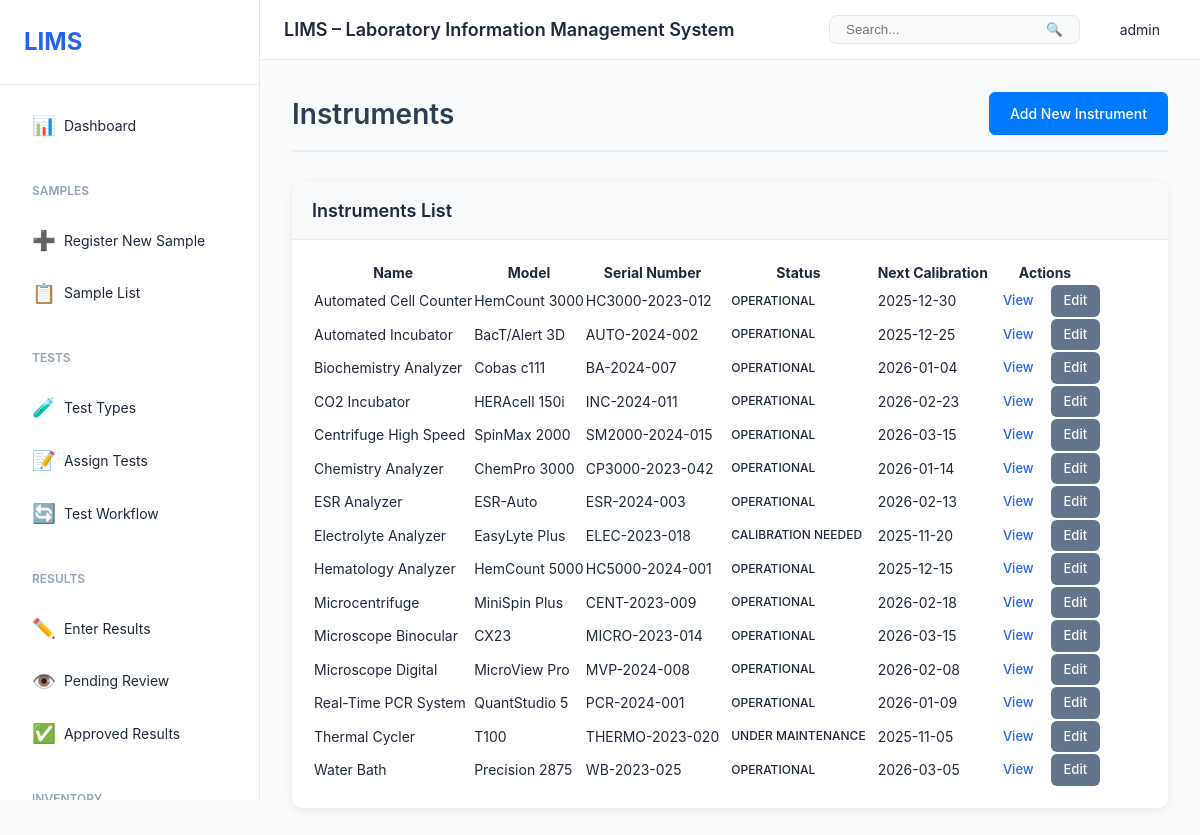
Screenshot of /instruments/ (signed in) with the database file from the repository.
### users/models.py (models this page shows, shortened)
class User(AbstractUser):
    role = models.ForeignKey(Role, on_delete=models.SET_NULL, null=True, blank=True)
    phone = models.CharField(max_length=20, blank=True)
    department = models.CharField(max_length=100, blank=True)
    employee_id = models.CharField(max_length=50, blank=True, unique=True)
    is_active = models.BooleanField(default=True)
    created_at = models.DateTimeField(auto_now_add=True)
    updated_at = models.DateTimeField(auto_now=True)
    class Meta:
        db_table = 'users'
        ordering = ['username']

### instruments/models.py (models this page shows, shortened)
class Instrument(models.Model):
    STATUS_CHOICES = [
        ('operational', 'Operational'),
        ('maintenance', 'Under Maintenance'),
        ('calibration', 'Calibration Needed'),
        ('offline', 'Offline'),
    ]
    name = models.CharField(max_length=200)
    model = models.CharField(max_length=200)
    serial_number = models.CharField(max_length=100, unique=True)
    manufacturer = models.CharField(max_length=200)
    location = models.CharField(max_length=200)
    status = models.CharField(max_length=50, choices=STATUS_CHOICES, default='operational')
    purchase_date = models.DateField(null=True, blank=True)
    last_calibration_date = models.DateField(null=True, blank=True)
    next_calibration_date = models.DateField(null=True, blank=True)
    calibration_frequency = models.IntegerField(help_text='Days between calibrations', default=365)
    notes = models.TextField(blank=True)
    created_at = models.DateTimeField(auto_now_add=True)
    updated_at = models.DateTimeField(auto_now=True)
    class Meta:
        db_table = 'instruments'
        ordering = ['name']

### instruments/views.py (the view)
# urls.py: path('', views.instrument_list, name='instrument_list'),
@login_required
def instrument_list(request):
    instruments = Instrument.objects.all()
    status_filter = request.GET.get('status', '')
    if status_filter:
        instruments = instruments.filter(status=status_filter)
    context = {
        'instruments': instruments,
        'statuses': Instrument.STATUS_CHOICES,
        'status_filter': status_filter,
    }
    return render(request, 'instruments/instrument_list.html', context)

### templates/instruments/instrument_list.html (shortened to what this page needs)
{% extends 'base.html' %}
{% block content %}
<div class="page-header">
    <h1>Instruments</h1>
    <a href="{% url 'instruments:instrument_create' %}" class="btn btn-primary">Add New Instrument</a>
</div>
<div class="card">
    <div class="card-header">
        <h3>Instruments List</h3>
    </div>
    <div class="card-body">
        {% if instruments %}
            <table class="data-table">
                <thead>
                    <tr>
                        <th>Name</th>
                        <th>Model</th>
                        <th>Serial Number</th>
                        <th>Status</th>
                        <th>Next Calibration</th>
                        <th>Actions</th>
                    </tr>
                </thead>
                <tbody>
                    {% for instrument in instruments %}
                    <tr>
                        <td>{{ instrument.name }}</td>
                        <td>{{ instrument.model|default:'-' }}</td>
                        <td>{{ instrument.serial_number|default:'-' }}</td>
                        <td>
                            <span class="badge badge-{% if instrument.status == 'operational' %}success{% elif instrument.status == 'maintenance' %}warning{% else %}danger{% endif %}">
                                {{ instrument.get_status_display }}
                            </span>
                        </td>
                        <td>{{ instrument.next_calibration_date|date:"Y-m-d"|default:'-' }}</td>
                        <td>
                            <a href="{% url 'instruments:instrument_detail' instrument.pk %}" class="btn btn-sm btn-info">View</a>
                            <a href="{% url 'instruments:instrument_edit' instrument.pk %}" class="btn btn-sm btn-secondary">Edit</a>
                        </td>
                    </tr>
                    {% endfor %}
                </tbody>
            </table>
        {% else %}
            <p class="text-muted">No instruments found. <a href="{% url 'instruments:instrument_create' %}">Add one now</a>.</p>
        {% endif %}
    </div>
</div>
{% endblock %}

### templates/base.html (shortened to what this page needs)
{% load static %}
<!DOCTYPE html>
<html lang="en">
<head>
    <link rel="stylesheet" href="{% static 'css/style.css' %}">
    <link rel="stylesheet" href="{% static 'css/labs.css' %}">
    <link rel="stylesheet" href="https://cdnjs.cloudflare.com/ajax/libs/font-awesome/5.15.4/css/all.min.css">
</head>
<body>
    <div class="layout">
        <aside class="sidebar" id="sidebar">
            <div class="sidebar-header">
                <h2>LIMS</h2>
            </div>
            <nav class="sidebar-nav">
                <a href="{% url 'dashboard:dashboard' %}" class="nav-item {% if request.resolver_match.url_name == 'dashboard' %}active{% endif %}">
                    <span class="icon">📊</span>
                    <span>Dashboard</span>
                </a>
                <div class="nav-group">
                    <div class="nav-group-title">Samples</div>
                    <a href="{% url 'samples:sample_create' %}" class="nav-item">
                        <span class="icon">➕</span>
                        <span>Register New Sample</span>
                    </a>
                    <a href="{% url 'samples:sample_list' %}" class="nav-item">
                        <span class="icon">📋</span>
                        <span>Sample List</span>
                    </a>
                </div>
                <div class="nav-group">
                    <div class="nav-group-title">Tests</div>
                    <a href="{% url 'tests:test_type_list' %}" class="nav-item">
                        <span class="icon">🧪</span>
                        <span>Test Types</span>
                    </a>
                    <a href="{% url 'tests:assign_test' %}" class="nav-item">
                        <span class="icon">📝</span>
                        <span>Assign Tests</span>
                    </a>
                    <a href="{% url 'tests:test_workflow' %}" class="nav-item">
                        <span class="icon">🔄</span>
                        <span>Test Workflow</span>
                    </a>
                </div>
                <div class="nav-group">
                    <div class="nav-group-title">Results</div>
                    <a href="{% url 'results:result_list' %}" class="nav-item">
                        <span class="icon">✏️</span>
                        <span>Enter Results</span>
                    </a>
                    <a href="{% url 'results:review_results' %}" class="nav-item">
                        <span class="icon">👁️</span>
                        <span>Pending Review</span>
                    </a>
                    <a href="{% url 'results:approved_results' %}" class="nav-item">
                        <span class="icon">✅</span>
                        <span>Approved Results</span>
                    </a>
                </div>
                <div class="nav-group">
                    <div class="nav-group-title">Inventory</div>
                </div>
            </nav>
        </aside>
        <div class="main-content">
            <header class="top-header">
                <div class="header-left">
                    <h1>LIMS – Laboratory Information Management System</h1>
                </div>
                <div class="header-right">
                    <div class="search-box">
                        <input type="text" placeholder="Search..." id="globalSearch">
                        <button>🔍</button>
                    </div>
                    <div class="user-menu">
                        <span>{{ user.get_full_name|default:user.username }}</span>
                    </div>
                </div>
            </header>
            <div class="page-content">
                {% block content %}{% endblock %}
            </div>
        </div>
    </div>
</body>
</html>

### static/css/style.css (style rules this page uses)
* { margin: 0; padding: 0; box-sizing: border-box; }
:root { --primary-color: #2563eb; --secondary-color: #64748b; --success-color: #10b981; --warning-color: #f59e0b; --danger-color: #ef4444; --info-color: #3b82f6; --bg-primary: #ffffff; --bg-secondary: #f8fafc; --bg-tertiary: #f1f5f9; --border-color: #e2e8f0; --text-primary: #1e293b; --text-secondary: #64748b; --text-muted: #94a3b8; --spacing-xs: 0.25rem; --spacing-sm: 0.5rem; --spacing-md: 1rem; --spacing-lg: 1.5rem; --spacing-xl: 2rem; --shadow-sm: 0 1px 2px rgba(0, 0, 0, 0.05); --shadow-md: 0 4px 6px rgba(0, 0, 0, 0.07); --shadow-lg: 0 10px 15px rgba(0, 0, 0, 0.1); --radius-sm: 0.25rem; --radius-md: 0.5rem; --radius-lg: 0.75rem; --sidebar-width: 260px; --header-height: 60px; }
body { font-family: 'Inter', -apple-system, BlinkMacSystemFont, 'Segoe UI', 'Roboto', sans-serif; font-size: 14px; line-height: 1.5; color: var(--text-primary); background-color: var(--bg-secondary); }
a { color: var(--primary-color); text-decoration: none; }
.layout { display: flex; min-height: 100vh; }
.sidebar { width: var(--sidebar-width); background: var(--bg-primary); border-right: 1px solid var(--border-color); position: fixed; height: 100vh; overflow-y: auto; z-index: 1000; }
.sidebar-header { padding: var(--spacing-lg); border-bottom: 1px solid var(--border-color); }
.sidebar-header h2 { font-size: 1.5rem; font-weight: 700; color: var(--primary-color); }
.sidebar-nav { padding: var(--spacing-md); }
.nav-item { display: flex; align-items: center; padding: 0.625rem var(--spacing-md); margin-bottom: var(--spacing-xs); color: var(--text-primary); border-radius: var(--radius-md); transition: all 0.2s; }
.nav-item .icon { margin-right: var(--spacing-sm); font-size: 1.2rem; }
.nav-group { margin-top: var(--spacing-lg); }
.nav-group-title { font-size: 0.75rem; font-weight: 600; text-transform: uppercase; color: var(--text-muted); padding: var(--spacing-sm) var(--spacing-md); margin-bottom: var(--spacing-sm); }
.main-content { flex: 1; margin-left: var(--sidebar-width); display: flex; flex-direction: column; }
.top-header { height: var(--header-height); background: var(--bg-primary); border-bottom: 1px solid var(--border-color); display: flex; align-items: center; justify-content: space-between; padding: 0 var(--spacing-lg); position: sticky; top: 0; z-index: 999; }
.header-left { display: flex; align-items: center; gap: var(--spacing-md); }
.header-left h1 { font-size: 1.125rem; font-weight: 600; color: var(--text-primary); }
.header-right { display: flex; align-items: center; gap: var(--spacing-lg); }
.search-box { display: flex; align-items: center; background: var(--bg-secondary); border: 1px solid var(--border-color); border-radius: var(--radius-md); padding: 0.375rem var(--spacing-sm); }
.search-box input { border: none; background: none; outline: none; padding: 0 var(--spacing-sm); min-width: 200px; }
.search-box button { background: none; border: none; cursor: pointer; padding: 0 var(--spacing-sm); }
.user-menu { position: relative; cursor: pointer; padding: var(--spacing-sm) var(--spacing-md); border-radius: var(--radius-md); }
.page-content { flex: 1; padding: var(--spacing-xl); }
.card { background: var(--bg-primary); border: 1px solid var(--border-color); border-radius: var(--radius-lg); box-shadow: var(--shadow-sm); margin-bottom: var(--spacing-lg); }
.card-header { padding: var(--spacing-lg); border-bottom: 1px solid var(--border-color); }
.card-header h3 { font-size: 1.125rem; font-weight: 600; }
.card-body { padding: var(--spacing-lg); }
.btn { display: inline-block; padding: 0.5rem 1rem; font-size: 0.875rem; font-weight: 500; border-radius: var(--radius-md); border: 1px solid transparent; cursor: pointer; transition: all 0.2s; text-align: center; }
.btn-primary { background: var(--primary-color); color: white; }
.btn-secondary { background: var(--secondary-color); color: white; }
.btn-sm { padding: 0.25rem 0.5rem; font-size: 0.75rem; }
.badge { display: inline-block; padding: 0.25rem 0.5rem; font-size: 0.75rem; font-weight: 600; border-radius: var(--radius-sm); text-transform: uppercase; }
.page-header { display: flex; justify-content: space-between; align-items: center; margin-bottom: var(--spacing-xl); }

### rows the page displays
User: get_full_name "admin"
Instrument: name "Automated Cell Counter", model "HemCount 3000", serial_number "HC3000-2023-012", status "OPERATIONAL", next_calibration_date "2025-12-30"
Instrument: name "Automated Incubator", model "BacT/Alert 3D", serial_number "AUTO-2024-002", status "OPERATIONAL", next_calibration_date "2025-12-25"
Instrument: name "Biochemistry Analyzer", model "Cobas c111", serial_number "BA-2024-007", status "OPERATIONAL", next_calibration_date "2026-01-04"
Instrument: name "CO2 Incubator", model "HERAcell 150i", serial_number "INC-2024-011", status "OPERATIONAL", next_calibration_date "2026-02-23"
Instrument: name "Centrifuge High Speed", model "SpinMax 2000", serial_number "SM2000-2024-015", status "OPERATIONAL", next_calibration_date "2026-03-15"
Instrument: name "Chemistry Analyzer", model "ChemPro 3000", serial_number "CP3000-2023-042", status "OPERATIONAL", next_calibration_date "2026-01-14"
Instrument: name "ESR Analyzer", model "ESR-Auto", serial_number "ESR-2024-003", status "OPERATIONAL", next_calibration_date "2026-02-13"
Instrument: name "Electrolyte Analyzer", model "EasyLyte Plus", serial_number "ELEC-2023-018", status "CALIBRATION NEEDED", next_calibration_date "2025-11-20"
Instrument: name "Hematology Analyzer", model "HemCount 5000", serial_number "HC5000-2024-001", status "OPERATIONAL", next_calibration_date "2025-12-15"
Instrument: name "Microcentrifuge", model "MiniSpin Plus", serial_number "CENT-2023-009", status "OPERATIONAL", next_calibration_date "2026-02-18"
Instrument: name "Microscope Binocular", model "CX23", serial_number "MICRO-2023-014", status "OPERATIONAL", next_calibration_date "2026-03-15"
Instrument: name "Microscope Digital", model "MicroView Pro", serial_number "MVP-2024-008", status "OPERATIONAL", next_calibration_date "2026-02-08"
Instrument: name "Real-Time PCR System", model "QuantStudio 5", serial_number "PCR-2024-001", status "OPERATIONAL", next_calibration_date "2026-01-09"
Instrument: name "Thermal Cycler", model "T100", serial_number "THERMO-2023-020", status "UNDER MAINTENANCE", next_calibration_date "2025-11-05"
Instrument: name "Water Bath", model "Precision 2875", serial_number "WB-2023-025", status "OPERATIONAL", next_calibration_date "2026-03-05"
